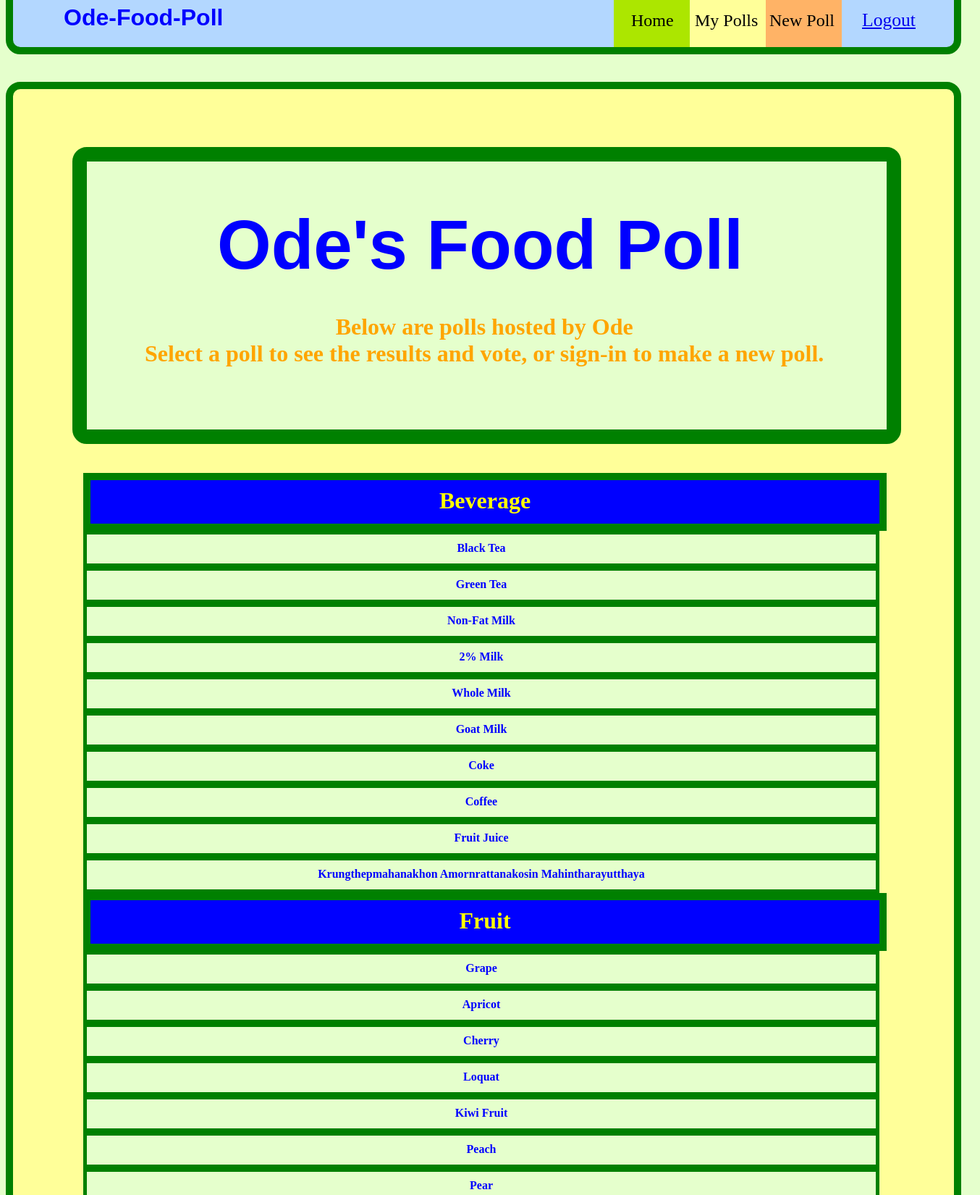
/LoggedIn.php (upper part), run on the app's committed database.
### tables this page shows
CREATE TABLE IF NOT EXISTS `food_list` (
  `id` int(11) NOT NULL AUTO_INCREMENT,
  `category` varchar(30) NOT NULL,
  `foodname` varchar(300) DEFAULT NULL,
  `serving_standard` varchar(80) NOT NULL,
  `serving_sizes` varchar(300) NOT NULL,
  `actual_serving_count` varchar(300) NOT NULL,
  PRIMARY KEY (`id`)
);

### LoggedIn.php (the view, shortened to what this page needs)
<head>
     <link rel='stylesheet' type='text/css' href='stylesheet.css?<?php echo time(); ?>' />
</head>
<?php
     echo '<a id="twitterbtnsignout" href="TwitterLogout.php">Logout</a>';
      echo "<link rel='stylesheet' type='text/css' href='stylesheet.css?<?php echo time(); ?>' />";
?>
 <?php
    $servername = 'localhost';
    $username = 'ode';
    $password = 'doctor78';
    $database = "ode_food_poll";
    $conn = new mysqli($servername, $username, $password, $database);
?>
<div id='upper-div'><h1 id='upper-div-title'>Ode-Food-Poll</h1><div id='home-div-in' class='block'><span class='block-span'>Home</span></div><div id='mypolls' class='block'><span id='mypolls-span' class='block-span'><center>My Polls</center></span><</div><div id='newpoll' class='block'><span id='newpoll-span' class='block-span'>New Poll</span><</div></div>
     <div id='main-div'><div id='main-div-title'><span id='main-title-span'>Ode's Food Poll</span><span id='main-descrpt-span'>Below are polls hosted by Ode<br>Select a poll to see the results and vote, or sign-in to make a new poll.</span></div>
     <div id='central-div'>
       <?php
             $sql = "SELECT * FROM food_list ORDER BY category ASC";
            $result = $conn->query($sql);
            $cur_category="Beverage";
            echo "<div id='div-1' class='ingre-type'><span class='ingre-name'>Beverage</span></div>";
            if ($result->num_rows > 0) {
                while($row = $result->fetch_assoc()) {
                    if($row["category"]!== $cur_category){
                        $cur_category=$row["category"];
                         echo "<div id='div-".$row["id"]."' class='ingre-type'><span class='ingre-name'>".$cur_category."</span></div>";
                    }
                    echo "<div id='div-".$row["id"]."' class='ingredients'><span class='ingre-name'>". $row["foodname"]."</span></div>";
                }
            } else {
                echo "0 results";
            }
       ?>
     </div>
     </div>

### stylesheet.css (style rules this page uses)
#upper-div { margin: auto; border: 10px solid green; border-radius: 20px; height: 80px; width: 1300px; background-color: #b3d7ff; position: absolute; top:-25px; z-index: 3; }
#twitterbtnsignout { position: relative; top: 5px; left: 560px; font-size: 1.6em; z-index: 7; }
#upper-div-title { color: blue; font-family: Arial; font-weight: 900; position: absolute; left: 70px; }
#main-div { border: 10px solid green; border-radius: 20px; background-color: #ffff99; position: relative; margin: auto; top: 45px; height: 7000px; width: 1300px; }
#main-div-title { border: 20px solid green; border-radius: 20px; background-color: #e5ffcc; position: absolute; top: 80px; width: 85%; height: 370px; z-index: 3; left: 82px; text-align: center; }
#main-title-span { color: blue; position:absolute; font-weight: bolder; font-family: Arial; font-size: 6em; top: 60px; left: 180px; }
#main-descrpt-span { color: orange; font-weight: bolder; font-size: 2em; position: absolute; top: 210px; left: 80px; }
#central-div { position: absolute; top: 530px; left: 97px; }
.ingredients { border: 5px solid green; height:40px; width: 1090px; background-color: #e5ffcc; text-align: center; font-size: 1em; font-weight: bolder; color: blue; }
.ingre-type { border: 10px solid green;; height:60px; width: 1090px; background-color: blue; text-align: center; font-size: 2em; font-weight: bolder; color: yellow; }
.ingre-name { display: inline-block; margin-top: 10px; }
.block-span { position:absolute; top: 30px; left: 24px; font-size: 1.5em; }
.block { width: 105px; height: 80px; }
#home-div-in { position: absolute; background-color: #e5ffcc; left: 830px; }
#mypolls { position: absolute; left: 935px; background-color: #ffff99; }
#mypolls-span { position: absolute; left: 7px; }
#newpoll { position: absolute; left: 1040px; background-color: #ffb366; }
#newpoll-span { position: absolute; left: 5px; }

### data on the page
food_list: foodname "Black Tea"
food_list: foodname "Green Tea"
food_list: foodname "Non-Fat Milk"
food_list: foodname "2% Milk"
food_list: foodname "Whole Milk"
food_list: foodname "Goat Milk"
food_list: foodname "Coke"
food_list: foodname "Coffee"
food_list: foodname "Fruit Juice"
food_list: foodname "Krungthepmahanakhon Amornrattanakosin Mahintharayutthaya"
food_list: category "Fruit", foodname "Grape"
food_list: foodname "Apricot"
food_list: foodname "Cherry"
food_list: foodname "Loquat"
food_list: foodname "Kiwi Fruit"
food_list: foodname "Peach"
food_list: foodname "Pear"
